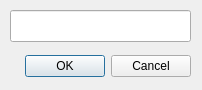
<?xml version="1.0" encoding="UTF-8"?>
<ui version="4.0">
 <class>EnterHWIDDlg</class>
 <widget class="QDialog" name="EnterHWIDDlg">
  <property name="geometry">
   <rect>
    <x>0</x>
    <y>0</y>
    <width>202</width>
    <height>90</height>
   </rect>
  </property>
  <property name="windowTitle">
   <string>Enter HWID</string>
  </property>
  <widget class="QDialogButtonBox" name="buttonBox">
   <property name="geometry">
    <rect>
     <x>10</x>
     <y>50</y>
     <width>181</width>
     <height>32</height>
    </rect>
   </property>
   <property name="orientation">
    <enum>Qt::Horizontal</enum>
   </property>
   <property name="standardButtons">
    <set>QDialogButtonBox::Cancel|QDialogButtonBox::Ok</set>
   </property>
  </widget>
  <widget class="QLineEdit" name="lineEdit">
   <property name="geometry">
    <rect>
     <x>10</x>
     <y>10</y>
     <width>181</width>
     <height>32</height>
    </rect>
   </property>
   <property name="inputMask">
    <string/>
   </property>
   <property name="maxLength">
    <number>5</number>
   </property>
  </widget>
 </widget>
 <resources/>
 <connections>
  <connection>
   <sender>buttonBox</sender>
   <signal>accepted()</signal>
   <receiver>EnterHWIDDlg</receiver>
   <slot>accept()</slot>
   <hints>
    <hint type="sourcelabel">
     <x>248</x>
     <y>254</y>
    </hint>
    <hint type="destinationlabel">
     <x>157</x>
     <y>274</y>
    </hint>
   </hints>
  </connection>
  <connection>
   <sender>buttonBox</sender>
   <signal>rejected()</signal>
   <receiver>EnterHWIDDlg</receiver>
   <slot>reject()</slot>
   <hints>
    <hint type="sourcelabel">
     <x>316</x>
     <y>260</y>
    </hint>
    <hint type="destinationlabel">
     <x>286</x>
     <y>274</y>
    </hint>
   </hints>
  </connection>
 </connections>
</ui>
